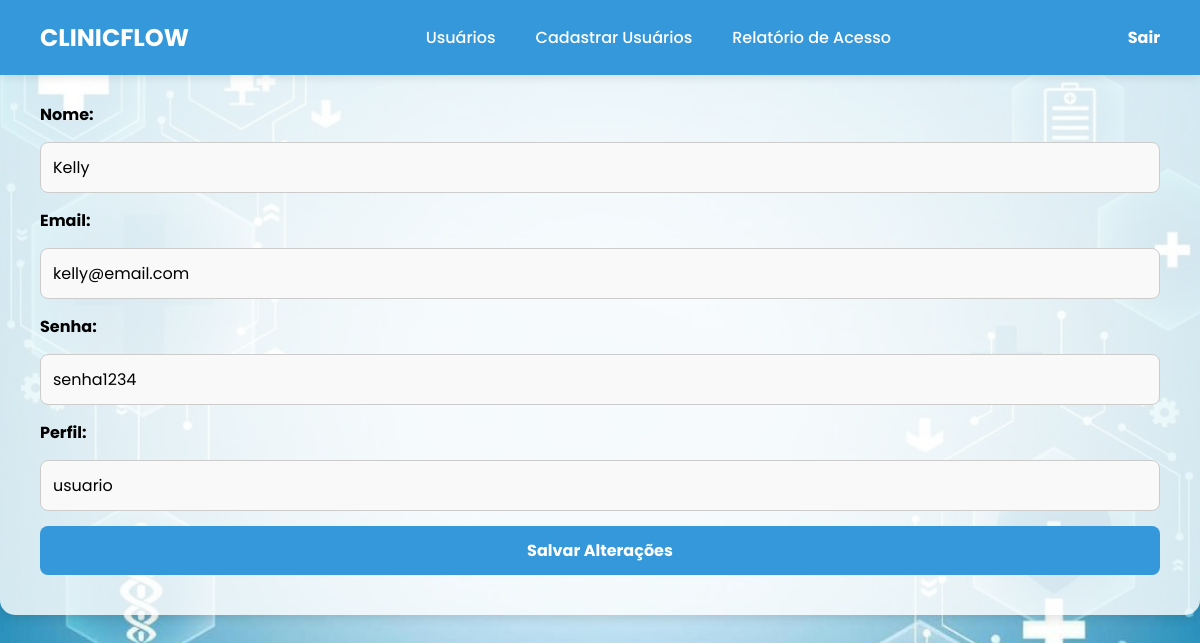
Page /admin/editar_usuario.php?id=2 on the committed database.
### tables this page shows
CREATE TABLE `usuarios` (
  `id` int(11) NOT NULL,
  `nome` varchar(100) NOT NULL,
  `email` varchar(100) NOT NULL,
  `senha` varchar(255) NOT NULL,
  `perfil` enum('admin','usuario') DEFAULT 'usuario'
);

### admin/editar_usuario.php (the view, shortened to what this page needs)
<?php
$conn = new mysqli("localhost", "root", "", "labnorte");
$id = $_GET['id'];
$sql = "SELECT * FROM usuarios WHERE id = ?";
$stmt = $conn->prepare($sql);
$stmt->bind_param("i", $id);
$stmt->execute();
$result = $stmt->get_result();
if ($result->num_rows > 0) {
    $usuario = $result->fetch_assoc();
} else {
    die("Usuário não encontrado.");
}
?>
<!DOCTYPE html>
<html lang="pt-BR">
<head>
    <link rel="stylesheet" href="admin.css">
</head>
<body>
     <header class="navbar">
        <div class="logo">ClinicFlow</div>
        <nav>
            <ul class="nav__links">
            <li><a href="/grupo10/admin/admin.php">Usuários</a></li>
                <li><a href="/grupo10/admin/new_user.html">Cadastrar Usuários</a></li>
                <li><a href="/grupo10/admin/relatorio.php">Relatório de Acesso</a></li>
            </ul>
        </nav>
        <a href="/grupo10/index.html" class="sair-btn">Sair</a>
      </header>
    <div class="edit-container">
        <h2>Editar Usuário</h2>
        <form action="att_usuario.php" method="POST">
            <label for="nome">Nome:</label>
            <input type="text" id="nome" name="nome" value="<?php echo $usuario['nome']; ?>" required>
            <label for="email">Email:</label>
            <input type="email" id="email" name="email" value="<?php echo $usuario['email']; ?>" required>
            <label for="senha">Senha:</label>
            <input type="text" id="senha" name="senha" value="<?php echo $usuario['senha']; ?>" required>
            <label for="perfil">Perfil:</label>
            <input type="text" id="perfil" name="perfil" value="<?php echo $usuario['perfil']; ?>" required>
            <button type="submit" class="salvar-btn">Salvar Alterações</button>
        </form>
    </div>
</body>
</html>

### admin/admin.css (style rules this page uses)
* { margin: 0; padding: 0; box-sizing: border-box; font-family: 'Poppins', sans-serif; }
html, body { height: 100%; background-color: #f4f4f4; background-image: url("/grupo10imagens/teladefundo.jpg"); background-size: cover; background-position: center; }
.navbar { background-color: #3498db; color: white; width: 100%; display: flex; justify-content: space-between; align-items: center; padding: 20px 40px; position: fixed; top: 0; left: 0; z-index: 1000; box-shadow: 0 2px 10px rgba(0, 0, 0, 0.1); }
.logo { font-size: 24px; font-weight: bold; color: white; text-transform: uppercase; }
.nav__links { list-style: none; display: flex; justify-content: center; flex: 1; }
.nav__links li { margin: 0 20px; }
.nav__links li a { font-weight: 500; font-size: 16px; color: white; text-decoration: none; transition: all 0.3s ease; }
.sair-btn { color: white; text-decoration: none; font-weight: bold; transition: color 0.3s ease; }
.edit-container { background-color: rgba(255, 255, 255, 0.8); border-radius: 15px; padding: 40px; box-shadow: 0 4px 10px rgba(0, 0, 0, 0.1); }
.edit-container h2 { font-size: 28px; margin-bottom: 20px; text-align: center; }
.edit-container form { display: flex; flex-direction: column; gap: 15px; }
.edit-container label { font-size: 16px; font-weight: bold; }
.edit-container input[type="text"], .edit-container input[type="email"] { padding: 12px; font-size: 16px; border-radius: 8px; border: 1px solid #ccc; background-color: #f9f9f9; transition: all 0.3s ease; }
.edit-container .salvar-btn { background-color: #3498db; color: white; border: none; padding: 12px; border-radius: 8px; cursor: pointer; font-weight: bold; font-size: 16px; transition: background-color 0.3s ease; }

### rows in the picture
usuarios: nome "Kelly", email "kelly@email.com", senha "senha1234", perfil "usuario"
